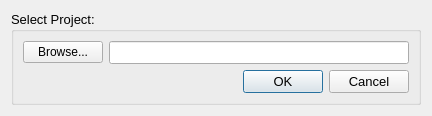
<ui version="4.0" >
 <class>OpenProjectDialog</class>
 <widget class="QWidget" name="OpenProjectDialog" >
  <property name="geometry" >
   <rect>
    <x>0</x>
    <y>0</y>
    <width>421</width>
    <height>116</height>
   </rect>
  </property>
  <property name="font" >
   <font>
    <family>Arial</family>
    <pointsize>9</pointsize>
   </font>
  </property>
  <property name="windowTitle" >
   <string>Open Existing Project</string>
  </property>
  <layout class="QHBoxLayout" >
   <item>
    <widget class="QGroupBox" name="groupBox_4" >
     <property name="font" >
      <font>
       <family>Arial</family>
       <pointsize>10</pointsize>
      </font>
     </property>
     <property name="title" >
      <string>Select Project:</string>
     </property>
     <layout class="QVBoxLayout" >
      <item>
       <layout class="QHBoxLayout" >
        <item>
         <widget class="QPushButton" name="project_browse_button" >
          <property name="font" >
           <font>
            <family>Arial</family>
            <pointsize>9</pointsize>
           </font>
          </property>
          <property name="text" >
           <string>Browse...</string>
          </property>
         </widget>
        </item>
        <item>
         <widget class="QLineEdit" name="project_path_edit" >
          <property name="minimumSize" >
           <size>
            <width>300</width>
            <height>0</height>
           </size>
          </property>
          <property name="readOnly" >
           <bool>true</bool>
          </property>
         </widget>
        </item>
       </layout>
      </item>
      <item>
       <layout class="QHBoxLayout" >
        <item>
         <spacer>
          <property name="orientation" >
           <enum>Qt::Horizontal</enum>
          </property>
          <property name="sizeHint" >
           <size>
            <width>40</width>
            <height>20</height>
           </size>
          </property>
         </spacer>
        </item>
        <item>
         <widget class="QDialogButtonBox" name="open_button_box" >
          <property name="standardButtons" >
           <set>QDialogButtonBox::Cancel|QDialogButtonBox::NoButton|QDialogButtonBox::Ok</set>
          </property>
         </widget>
        </item>
       </layout>
      </item>
     </layout>
    </widget>
   </item>
  </layout>
 </widget>
 <resources/>
 <connections/>
</ui>
